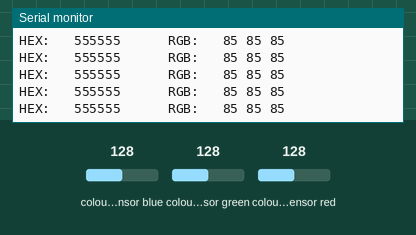
The sketch below on a simulated Arduino Uno, built with avr-gcc and run on an emulated ATmega328P. Parts: the last lines printed to the serial monitor. The inputs (shaded band) are chosen by the test bench; at power-on: colour sensor blue 128, colour sensor green 128, colour sensor red 128.

Above: at 1.2 s.
1.3 s: colour sensor blue set to 5
At 1.34 s:
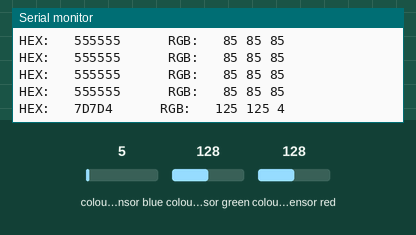
3.2 s: colour sensor green set to 5
At 3.23 s:
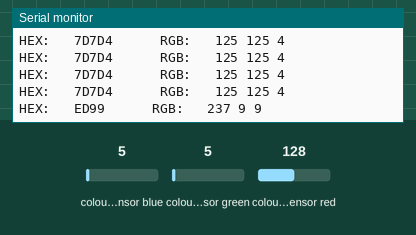
5.1 s: colour sensor red set to 191
At 5.12 s:
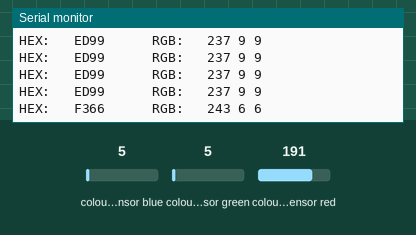
7.0 s: colour sensor blue set to 64
At 7.01 s:
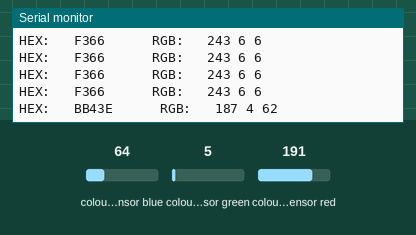
8.9 s: colour sensor green set to 128
At 9.01 s:
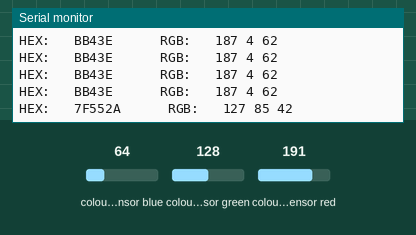
10.8 s: colour sensor red set to 5
At 10.91 s:
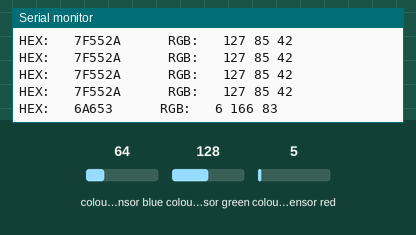

The sketch:

C6_ColorSensorandNeoPixel.ino
```cpp
#include <Wire.h>                  //include Wire.h to be able to communicate through I2C on Arduino board
#include "Adafruit_TCS34725.h"     //Colour sensor library

//Create colour sensor object declaration, to see effects of different integration time and gain
//settings, check the datatsheet of the Adafruit TCS34725.
Adafruit_TCS34725 tcs = Adafruit_TCS34725(TCS34725_INTEGRATIONTIME_50MS, TCS34725_GAIN_4X);

void setup() {
  Serial.begin(9600);
  Serial.println("Color View Test!");

  //Start-up colour sensor
  if (tcs.begin()) {
    Serial.println("Found sensor");
  } else {
    Serial.println("No TCS34725 found ... check your connections");
    while (1); // halt!
  }
}


void loop() {

  uint16_t clear, red, green, blue;

  //Collect raw data from integrated circuit using interrupts
  tcs.setInterrupt(false);      // turn on LED

  delay(60);  // takes 50ms to read

  tcs.getRawData(&red, &green, &blue, &clear);
  tcs.setInterrupt(true);  // turn off LED

  // Figure out some basic hex code for visualization
  uint32_t sum = clear;
  float r, g, b;
  r = red;
  r /= sum;
  g = green;
  g /= sum;
  b = blue;
  b /= sum;
  r *= 256; g *= 256; b *= 256;

  Serial.print("HEX: \t");
  Serial.print((int)r, HEX); Serial.print((int)g, HEX); Serial.print((int)b, HEX);

  Serial.print("\t \t RGB: \t");
  Serial.print((int)r ); Serial.print(" "); Serial.print((int)g);Serial.print(" ");  Serial.println((int)b );
  Serial.println();
}
```

Measured:
- after the input at 1.3 s, the serial monitor: prints a new line at once (image 1)
- after the input at 3.2 s, the serial monitor: prints a new line at once (image 2)
- after the input at 5.1 s, the serial monitor: prints a new line at once (image 3)
- after the input at 7.0 s, the serial monitor: prints a new line at once (image 4)
- after the input at 8.9 s, the serial monitor: prints a new line at once (image 5)
- after the input at 10.8 s, the serial monitor: prints a new line after 0.11 s (image 6)
